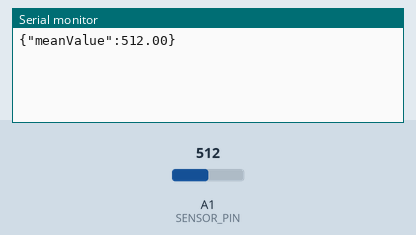
Simulated run of this sketch. Board: Arduino Uno, built with avr-gcc and run on an emulated ATmega328P. On the bench: the last lines printed to the serial monitor. The test bench sets the inputs (shaded band); at power-on: A1 (SENSOR_PIN) = 512.

Above: at 4.2 s.
4.3 s: A1 (SENSOR_PIN) set to 306
At 4.6 s:
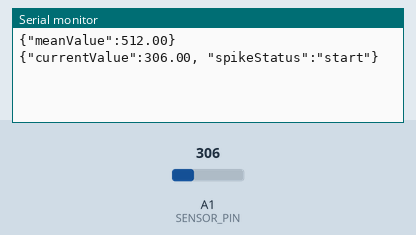
5.8 s: A1 (SENSOR_PIN) set to 511
At 7.7 s:
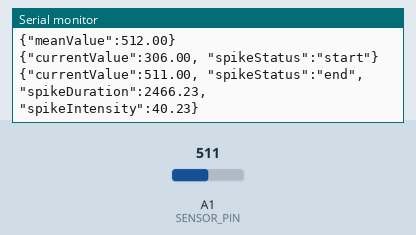

The sketch:

read_serial.ino
```cpp
#define SENSOR_PIN A1

float meanValue = 0;
unsigned long lastSpikeTime = 0;
unsigned long timeSinceFirstSpike = 0;
const unsigned long spikeCooldown = 1000;
float maxRelativeDeviation = 0;  // Track the maximum relative deviation during the spike

void setup() {
  pinMode(SENSOR_PIN, INPUT);
  Serial.begin(9600);

  long sum = 0;
  int samples = 0;
  unsigned long startTime = millis();

  // Calibrate the mean value over 3 seconds
  while (millis() - startTime < 3000) {
    int sensorValue = analogRead(SENSOR_PIN);
    sum += sensorValue;
    samples++;
    delay(10);
  }

  meanValue = (float)sum / samples;  // Calculate mean value
  Serial.print("{\"meanValue\":");
  Serial.print(meanValue);
  Serial.println("}");
}

void loop() {
  float currentVal = analogRead(SENSOR_PIN);

  String jsonOutput = "{\"currentValue\":";
  jsonOutput += currentVal;

  // Calculate relative deviation from the mean
  float relativeDeviation = abs(currentVal - meanValue) / meanValue;  // Relative deviation as a fraction of the mean value

  if (currentVal < meanValue * 0.98) {
    if (timeSinceFirstSpike == 0) {
      // Spike starts
      timeSinceFirstSpike = micros();
      maxRelativeDeviation = relativeDeviation;  // Initialize with the first relative deviation
      jsonOutput += ", \"spikeStatus\":\"start\"";
      Serial.println(jsonOutput + "}");
    } else {
      // During the spike, keep track of the maximum relative deviation
      if (relativeDeviation > maxRelativeDeviation) {
        maxRelativeDeviation = relativeDeviation;
      }
    }
    lastSpikeTime = micros();
  } else {
    if ((micros() - lastSpikeTime > spikeCooldown * 1000) && (timeSinceFirstSpike != 0)) {
      // Spike ends
      unsigned long spikeDuration = micros() - timeSinceFirstSpike;

      // Convert the max relative deviation to a percentage
      float spikeIntensity = maxRelativeDeviation * 100.0;

      jsonOutput += ", \"spikeStatus\":\"end\", \"spikeDuration\":";
      jsonOutput += spikeDuration / 1000.0;
      jsonOutput += ", \"spikeIntensity\":";
      jsonOutput += spikeIntensity;
      jsonOutput += "}";

      // Reset spike tracking variables
      timeSinceFirstSpike = 0;
      maxRelativeDeviation = 0;
      Serial.println(jsonOutput);
    }
  }

  delay(50);
}
```

Measured:
- after the input at 4.3 s, the serial monitor: prints a new line at once (image 1)
- after the input at 5.8 s, the serial monitor: prints a new line after 0.98 s (image 2)
